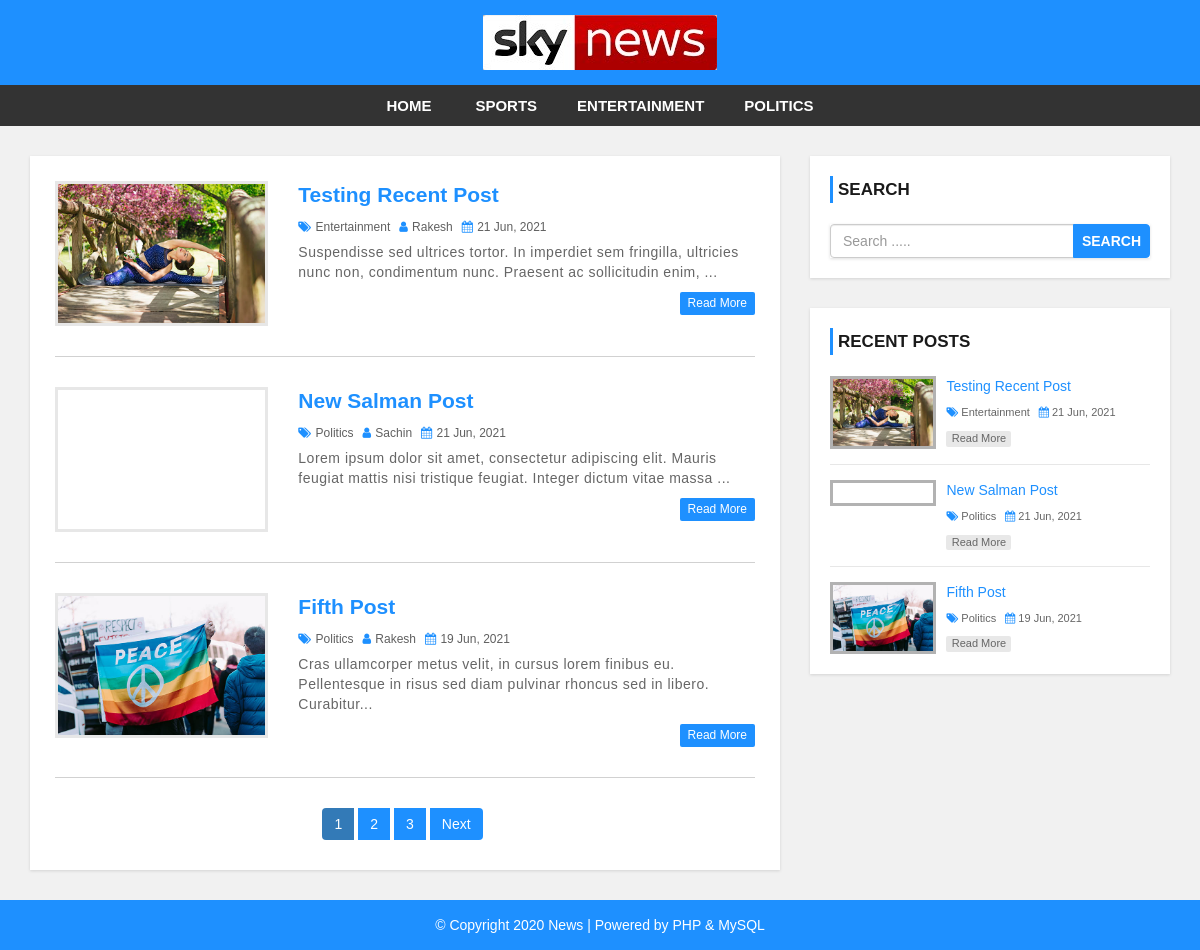
The page / on the database its author committed.
### tables this page shows
CREATE TABLE `settings` (
  `id` int(11) NOT NULL,
  `websitename` varchar(60) NOT NULL,
  `logo` varchar(50) NOT NULL,
  `footerdesc` varchar(255) NOT NULL
);

CREATE TABLE `category` (
  `category_id` int(11) NOT NULL,
  `category_name` varchar(100) NOT NULL,
  `post` int(11) NOT NULL DEFAULT 0
);

CREATE TABLE `post` (
  `post_id` int(11) NOT NULL,
  `title` varchar(100) NOT NULL,
  `description` text NOT NULL,
  `category` varchar(100) NOT NULL,
  `post_date` varchar(50) NOT NULL,
  `author` int(11) NOT NULL,
  `post_img` varchar(100) NOT NULL
);

CREATE TABLE `user` (
  `user_id` int(10) UNSIGNED NOT NULL,
  `first_name` varchar(30) NOT NULL,
  `last_name` varchar(30) NOT NULL,
  `username` varchar(30) DEFAULT NULL,
  `password` varchar(40) DEFAULT NULL,
  `role` int(11) NOT NULL
);

### config.php (called while the page is built, shortened)
<?php
$hostname = "http://localhost/news-site";
?>

### index.php (the view, shortened to what this page needs)
<?php include 'header.php'; ?>
    <div id="main-content">
        <div class="container">
            <div class="row">
                <div class="col-md-8">
                    <div class="post-container">
                      <?php
                        include "config.php";
                        $limit = 3;
                        if(isset($_GET['page'])){
                          $page = $_GET['page'];
                        }else{
                          $page = 1;
                        }
                        $offset = ($page - 1) * $limit;
                        $sql = "SELECT post.post_id, post.title, post.description,post.post_date,post.author,
                        category.category_name,user.username,post.category,post.post_img FROM post
                        LEFT JOIN category ON post.category = category.category_id
                        LEFT JOIN user ON post.author = user.user_id
                        ORDER BY post.post_id DESC LIMIT {$offset},{$limit}";
                        $result = mysqli_query($conn, $sql) or die("Query Failed.");
                        if(mysqli_num_rows($result) > 0){
                          while($row = mysqli_fetch_assoc($result)) {
                      ?>
                        <div class="post-content">
                            <div class="row">
                                <div class="col-md-4">
                                  <a class="post-img" href="single.php?id=<?php echo $row['post_id']; ?>"><img src="admin/upload/<?php echo $row['post_img']; ?>" alt=""/></a>
                                </div>
                                <div class="col-md-8">
                                  <div class="inner-content clearfix">
                                      <h3><a href='single.php?id=<?php echo $row['post_id']; ?>'><?php echo $row['title']; ?></a></h3>
                                      <div class="post-information">
                                          <span>
                                              <i class="fa fa-tags" aria-hidden="true"></i>
                                              <a href='category.php?cid=<?php echo $row['category']; ?>'><?php echo $row['category_name']; ?></a>
                                          </span>
                                          <span>
                                              <i class="fa fa-user" aria-hidden="true"></i>
                                              <a href='author.php?aid=<?php echo $row['author']; ?>'><?php echo $row['username']; ?></a>
                                          </span>
                                          <span>
                                              <i class="fa fa-calendar" aria-hidden="true"></i>
                                              <?php echo $row['post_date']; ?>
                                          </span>
                                      </div>
                                      <p class="description">
                                          <?php echo substr($row['description'],0,130) . "..."; ?>
                                      </p>
                                      <a class='read-more pull-right' href='single.php?id=<?php echo $row['post_id']; ?>'>read more</a>
                                  </div>
                                </div>
                            </div>
                        </div>
                        <?php
                          }
                        }else{
                          echo "<h2>No Record Found.</h2>";
                        }
                        $sql1 = "SELECT * FROM post";
                        $result1 = mysqli_query($conn, $sql1) or die("Query Failed.");
                        if(mysqli_num_rows($result1) > 0){
                          $total_records = mysqli_num_rows($result1);
                          $total_page = ceil($total_records / $limit);
                          echo '<ul class="pagination admin-pagination">';
                          for($i = 1; $i <= $total_page; $i++){
                            if($i == $page){
                              $active = "active";
                            }else{
                              $active = "";
                            }
                            echo '<li class="'.$active.'"><a href="index.php?page='.$i.'">'.$i.'</a></li>';
                          }
                          if($total_page > $page){
                            echo '<li><a href="index.php?page='.($page + 1).'">Next</a></li>';
                          }
                          echo '</ul>';
                        }
                        ?>
                    </div>
                </div>
                <?php include 'sidebar.php'; ?>
            </div>
        </div>
    </div>
<?php include 'footer.php'; ?>

### header.php (shortened to what this page needs)
<?php
  include "config.php";
?>
<!DOCTYPE html>
<html lang="en">
<head>
    <link rel="stylesheet" href="css/bootstrap.min.css" />
    <link rel="stylesheet" href="css/font-awesome.css">
    <link rel="stylesheet" href="css/style.css">
</head>
<body>
<div id="header">
    <div class="container">
        <div class="row">
            <div class=" col-md-offset-4 col-md-4">
              <?php
                include "config.php";
                $sql = "SELECT * FROM settings";
                $result = mysqli_query($conn, $sql) or die("Query Failed.");
                if(mysqli_num_rows($result) > 0){
                  while($row = mysqli_fetch_assoc($result)) {
                    if($row['logo'] == ""){
                      echo '<a href="index.php"><h1>'.$row['websitename'].'</h1></a>';
                    }else{
                      echo '<a href="index.php" id="logo"><img src="admin/images/'. $row['logo'] .'"></a>';
                    }
                  }
                }
                ?>
            </div>
        </div>
    </div>
</div>
<div id="menu-bar">
    <div class="container">
        <div class="row">
            <div class="col-md-12">
              <?php
                include "config.php";
                $sql = "SELECT * FROM category WHERE post > 0";
                $result = mysqli_query($conn, $sql) or die("Query Failed. : Category");
                if(mysqli_num_rows($result) > 0){
                  $active = "";
              ?>
                <ul class='menu'>
                  <li><a href='<?php echo $hostname; ?>'>Home</a></li>
                  <?php while($row = mysqli_fetch_assoc($result)) {
                    echo "<li><a class='{$active}' href='category.php?cid={$row['category_id']}'>{$row['category_name']}</a></li>";
                  } ?>
                </ul>
                <?php } ?>
            </div>
        </div>
    </div>
</div>

### sidebar.php
<div id="sidebar" class="col-md-4">
    <div class="search-box-container">
        <h4>Search</h4>
        <form class="search-post" action="search.php" method ="GET">
            <div class="input-group">
                <input type="text" name="search" class="form-control" placeholder="Search .....">
                <span class="input-group-btn">
                    <button type="submit" class="btn btn-danger">Search</button>
                </span>
            </div>
        </form>
    </div>
    <div class="recent-post-container">
        <h4>Recent Posts</h4>
        <?php
        include "config.php";
        $limit = 3;
        $sql = "SELECT post.post_id, post.title, post.post_date,
        category.category_name,post.category,post.post_img FROM post
        LEFT JOIN category ON post.category = category.category_id
        ORDER BY post.post_id DESC LIMIT {$limit}";
        $result = mysqli_query($conn, $sql) or die("Query Failed. : Recent Post");
        if(mysqli_num_rows($result) > 0){
          while($row = mysqli_fetch_assoc($result)) {
      ?>
        <div class="recent-post">
            <a class="post-img" href="single.php?id=<?php echo $row['post_id']; ?>">
                <img src="admin/upload/<?php echo $row['post_img']; ?>" alt=""/>
            </a>
            <div class="post-content">
                <h5><a href="single.php?id=<?php echo $row['post_id']; ?>"><?php echo $row['title']; ?></a></h5>
                <span>
                    <i class="fa fa-tags" aria-hidden="true"></i>
                    <a href='category.php?cid=<?php echo $row['category']; ?>'><?php echo $row['category_name']; ?></a>
                </span>
                <span>
                    <i class="fa fa-calendar" aria-hidden="true"></i>
                    <?php echo $row['post_date']; ?>
                </span>
                <a class="read-more" href="single.php?id=<?php echo $row['post_id']; ?>">read more</a>
            </div>
        </div>
    <?php
      }
    }
    ?>
    </div>
</div>

### footer.php
<div id ="footer">
    <div class="container">
        <div class="row">
            <div class="col-md-12">
              <?php
                include "config.php";
                $sql = "SELECT * FROM settings";
                $result = mysqli_query($conn, $sql) or die("Query Failed.");
                if(mysqli_num_rows($result) > 0){
                  while($row = mysqli_fetch_assoc($result)) {
              ?>
                <span><?php echo $row['footerdesc']; ?></span>
              <?php
                }
              }
              ?>
            </div>
        </div>
    </div>
</div>
</body>
</html>

### css/style.css (style rules this page uses)
body { background: #f1f1f1; font-family: sans-serif,arial,Helvetica; }
a, a:hover, a:focus { text-decoration: none; outline: none; }
ul { margin:0; padding:0; list-style:none; }
form { background: #fff; padding: 25px; box-shadow:0 1px 3px rgba(0, 0, 0, 0.13); }
#header { background: #1e90ff; text-align: center; padding: 15px; }
#logo { display: inline-block; width: 65%; }
#logo img { width: 100%; }
#menu-bar { background: #333; text-align: center; }
#menu-bar .menu > li { display: inline-block; }
.menu > li > a { padding: 10px 20px; display: block; text-transform: uppercase; color: #fff; font-size: 15px; font-weight:600; transition:all 0.5s ease 0s; }
#main-content { padding: 30px 0; min-height: 750px; }
#main-content .post-container { background-color: #fff; padding: 25px; box-shadow: 0 1px 3px rgba(0, 0, 0, 0.13); }
#main-content .post-content { border-bottom: 1px solid #d1d1d1; padding: 0 0 30px; margin-bottom:30px; }
#main-content .post-content img { width: 100%; }
#main-content .post-content .post-img { border: 3px solid #e7e7e7; display: block; height: 145px; overflow: hidden; transition: border .3s; }
#main-content .post-content h3 { font-size: 21px; line-height: 28px; font-weight: 600; margin: 0 0 7px; }
#main-content .post-content h3 a { color: #1e90ff; transition:all 0.3s; }
#main-content .post-content .post-information span { color: #606060; font-size: 12px; text-transform: capitalize; margin: 0 5px 5px 0; display: inline-block; }
#main-content .post-content .post-information i { color: #1e90ff; margin-right: 1px; }
#main-content .post-content .post-information a { color: #606060; text-decoration: none; }
#main-content .post-content p, #main-content .single-post p { color: #666; font-size: 14px; letter-spacing: 0.5px; margin:0 0 10px; }
#main-content .post-content a.read-more { color: #fff; background-color: #1E90FF; font-size: 12px; text-transform: capitalize; padding: 3px 8px; border-radius: 2px; transition: all 0.3s; }
.pagination { display: block; text-align: center; margin: 0; }
.pagination li { display:inline-block; margin: 0 5px 0 0; }
.pagination li a { border: none; background: #1e90ff; color: #fff; }
i.fa { color:#222; }
#sidebar h4 { color: #1A1A1A; font-size: 17px; line-height: 27px; font-weight:600; text-transform: uppercase; padding: 0 0 0 5px; margin: 0 0 21px; border-left: 3px solid #1e90ff; }
#sidebar .search-box-container { background-color: #fff; padding: 20px; margin: 0 0 30px; box-shadow: 0 1px 3px rgba(0, 0, 0, 0.13); }
#sidebar .search-post { padding: 0; }
#sidebar .search-post input { color: #606060; }
#sidebar .search-post .btn { font-weight: 600; text-transform: uppercase; padding: 6px 8px; background-color: #1E90FF; border-color: #1E90FF; outline: none; }
#sidebar .recent-post-container { padding: 20px; background: #fff; box-shadow: 0 1px 3px rgba(0, 0, 0, 0.13); }
#sidebar .recent-post { border-bottom: 1px solid #e7e7e7; padding: 0 0 15px; margin: 0 0 15px; }
#sidebar .recent-post:last-child { margin: 0; padding: 0; border: none; }
#sidebar .recent-post .post-img { display: inline-block; width: 33%; border: 3px solid rgba(0,0,0,0.3); vertical-align: top; transition: border .3s; }
#sidebar .recent-post .post-img img { width: 100%; }
#sidebar .recent-post .post-content { width: 65%; display: inline-block; border: none; padding: 0 0 0 7px; margin: 0; }
#sidebar .recent-post h5 { font-size: 14px; line-height: 20px; margin: 0 0 5px; }
#sidebar .recent-post h5 a { color: #1E90FF; }
#sidebar .recent-post span { color: #666; font-size: 11px; display: inline-block; margin: 0 5px 10px 0; }
#sidebar .recent-post span a { color: #666; }
#sidebar .recent-post span i { color: #1E90FF; }
#sidebar .recent-post a.read-more { color: #666; background-color: rgba(0,0,0,0.09); width: 65px; font-size: 11px; text-align: center; padding: 0; display: block; transition: all 0.3s; }
#footer { color: #fff; padding:15px 0; text-align:center; background-color:#1e90ff; }

### rows shown on the page
settings: logo (picture), footerdesc "© Copyright 2020 News | Powered by PHP & MySQL"
category: category_name "SPORTS"
category: category_name "ENTERTAINMENT"
category: category_name "POLITICS"
post: post_img (picture), title "Testing Recent Post", category.category_name "Entertainment", user.username "Rakesh", post_date "21 Jun, 2021", description "Suspendisse sed ultrices tortor. In imperdiet sem fringilla, ultricies nunc non, condimentum nunc. Praesent ac sollicitudin enim,"
post: title "New Salman Post", category.category_name "Politics", user.username "Sachin", post_date "21 Jun, 2021", description "Lorem ipsum dolor sit amet, consectetur adipiscing elit. Mauris feugiat mattis nisi tristique feugiat. Integer dictum vitae massa"
post: post_img (picture), title "Fifth Post", category.category_name "Politics", user.username "Rakesh", post_date "19 Jun, 2021", description "Cras ullamcorper metus velit, in cursus lorem finibus eu. Pellentesque in risus sed diam pulvinar rhoncus sed in libero. Curabitur"
